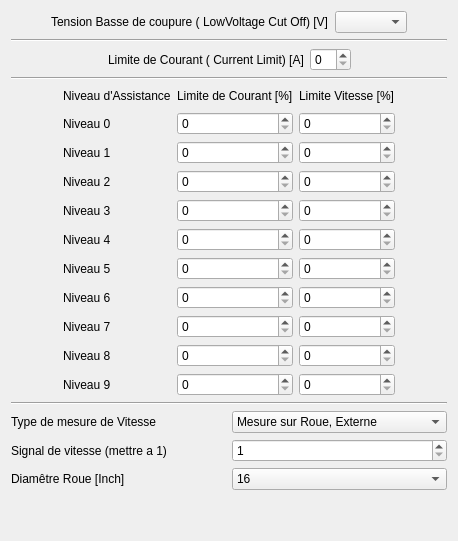
      <widget class="QWidget" name="Basic">
       <attribute name="title">
        <string>Général</string>
       </attribute>
       <layout class="QGridLayout" name="gridLayout_4">
        <item row="1" column="0">
         <layout class="QGridLayout" name="gridLayout_5">
          <item row="0" column="0">
           <spacer name="horizontalSpacer_8">
            <property name="orientation">
             <enum>Qt::Horizontal</enum>
            </property>
            <property name="sizeHint" stdset="0">
             <size>
              <width>40</width>
              <height>20</height>
             </size>
            </property>
           </spacer>
          </item>
          <item row="4" column="3">
           <widget class="QSpinBox" name="spBasLvl3SpdLim">
            <property name="maximum">
             <number>100</number>
            </property>
           </widget>
          </item>
          <item row="2" column="2">
           <widget class="QSpinBox" name="spBasLvl1CurrLim">
            <property name="maximum">
             <number>100</number>
            </property>
           </widget>
          </item>
          <item row="2" column="1">
           <widget class="QLabel" name="label_7">
            <property name="text">
             <string>Niveau 1</string>
            </property>
           </widget>
          </item>
          <item row="3" column="3">
           <widget class="QSpinBox" name="spBasLvl2SpdLim">
            <property name="maximum">
             <number>100</number>
            </property>
           </widget>
          </item>
          <item row="1" column="3">
           <widget class="QSpinBox" name="spBasLvl0SpdLim">
            <property name="maximum">
             <number>100</number>
            </property>
           </widget>
          </item>
          <item row="0" column="3">
           <widget class="QLabel" name="label_5">
            <property name="text">
             <string>Limite Vitesse [%]</string>
            </property>
           </widget>
          </item>
          <item row="3" column="2">
           <widget class="QSpinBox" name="spBasLvl2CurrLim">
            <property name="maximum">
             <number>100</number>
            </property>
           </widget>
          </item>
          <item row="0" column="4">
           <spacer name="horizontalSpacer_9">
            <property name="orientation">
             <enum>Qt::Horizontal</enum>
            </property>
            <property name="sizeHint" stdset="0">
             <size>
              <width>40</width>
              <height>20</height>
             </size>
            </property>
           </spacer>
          </item>
          <item row="7" column="1">
           <widget class="QLabel" name="label_12">
            <property name="text">
             <string>Niveau 6</string>
            </property>
           </widget>
          </item>
          <item row="9" column="1">
           <widget class="QLabel" name="label_14">
            <property name="text">
             <string>Niveau 8</string>
            </property>
           </widget>
          </item>
          <item row="7" column="3">
           <widget class="QSpinBox" name="spBasLvl6SpdLim">
            <property name="maximum">
             <number>100</number>
            </property>
           </widget>
          </item>
          <item row="1" column="1">
           <widget class="QLabel" name="label_6">
            <property name="text">
             <string>Niveau 0</string>
            </property>
           </widget>
          </item>
          <item row="10" column="2">
           <widget class="QSpinBox" name="spBasLvl9CurrLim">
            <property name="maximum">
             <number>100</number>
            </property>
           </widget>
          </item>
          <item row="10" column="3">
           <widget class="QSpinBox" name="spBasLvl9SpdLim">
            <property name="maximum">
             <number>100</number>
            </property>
           </widget>
          </item>
          <item row="0" column="1">
           <widget class="QLabel" name="label_3">
            <property name="text">
             <string>Niveau d'Assistance</string>
            </property>
           </widget>
          </item>
          <item row="9" column="3">
           <widget class="QSpinBox" name="spBasLvl8SpdLim">
            <property name="maximum">
             <number>100</number>
            </property>
           </widget>
          </item>
          <item row="6" column="2">
           <widget class="QSpinBox" name="spBasLvl5CurrLim">
            <property name="maximum">
             <number>100</number>
            </property>
           </widget>
          </item>
          <item row="6" column="1">
           <widget class="QLabel" name="label_11">
            <property name="text">
             <string>Niveau 5</string>
            </property>
           </widget>
          </item>
          <item row="7" column="2">
           <widget class="QSpinBox" name="spBasLvl6CurrLim">
            <property name="maximum">
             <number>100</number>
            </property>
           </widget>
          </item>
          <item row="2" column="3">
           <widget class="QSpinBox" name="spBasLvl1SpdLim">
            <property name="maximum">
             <number>100</number>
            </property>
           </widget>
          </item>
          <item row="9" column="2">
           <widget class="QSpinBox" name="spBasLvl8CurrLim">
            <property name="maximum">
             <number>100</number>
            </property>
           </widget>
          </item>
          <item row="3" column="1">
           <widget class="QLabel" name="label_8">
            <property name="text">
             <string>Niveau 2</string>
            </property>
           </widget>
          </item>
          <item row="6" column="3">
           <widget class="QSpinBox" name="spBasLvl5SpdLim">
            <property name="maximum">
             <number>100</number>
            </property>
           </widget>
          </item>
          <item row="4" column="1">
           <widget class="QLabel" name="label_9">
            <property name="text">
             <string>Niveau 3</string>
            </property>
           </widget>
          </item>
          <item row="8" column="1">
           <widget class="QLabel" name="label_13">
            <property name="text">
             <string>Niveau 7</string>
            </property>
           </widget>
          </item>
          <item row="4" column="2">
           <widget class="QSpinBox" name="spBasLvl3CurrLim">
            <property name="maximum">
             <number>100</number>
            </property>
           </widget>
          </item>
          <item row="5" column="3">
           <widget class="QSpinBox" name="spBasLvl4SpdLim">
            <property name="maximum">
             <number>100</number>
            </property>
           </widget>
          </item>
          <item row="5" column="2">
           <widget class="QSpinBox" name="spBasLvl4CurrLim">
            <property name="maximum">
             <number>100</number>
            </property>
           </widget>
          </item>
          <item row="5" column="1">
           <widget class="QLabel" name="label_10">
            <property name="text">
             <string>Niveau 4</string>
            </property>
           </widget>
          </item>
          <item row="8" column="3">
           <widget class="QSpinBox" name="spBasLvl7SpdLim">
            <property name="maximum">
             <number>100</number>
            </property>
           </widget>
          </item>
          <item row="0" column="2">
           <widget class="QLabel" name="label_4">
            <property name="text">
             <string>Limite de Courant [%]</string>
            </property>
           </widget>
          </item>
          <item row="10" column="1">
           <widget class="QLabel" name="label_15">
            <property name="text">
             <string>Niveau 9</string>
            </property>
           </widget>
          </item>
          <item row="1" column="2">
           <widget class="QSpinBox" name="spBasLvl0CurrLim">
            <property name="maximum">
             <number>100</number>
            </property>
           </widget>
          </item>
          <item row="8" column="2">
           <widget class="QSpinBox" name="spBasLvl7CurrLim">
            <property name="maximum">
             <number>100</number>
            </property>
           </widget>
          </item>
         </layout>
        </item>
        <item row="0" column="0">
         <layout class="QGridLayout" name="gridLayout">
          <item row="2" column="0">
           <layout class="QHBoxLayout" name="horizontalLayout_2">
            <item>
             <spacer name="horizontalSpacer_6">
              <property name="orientation">
               <enum>Qt::Horizontal</enum>
              </property>
              <property name="sizeHint" stdset="0">
               <size>
                <width>40</width>
                <height>20</height>
               </size>
              </property>
             </spacer>
            </item>
            <item>
             <widget class="QLabel" name="label_2">
              <property name="text">
               <string>Limite de Courant ( Current Limit) [A]</string>
              </property>
             </widget>
            </item>
            <item>
             <widget class="QSpinBox" name="spBasCurrLim"/>
            </item>
            <item>
             <spacer name="horizontalSpacer_7">
              <property name="orientation">
               <enum>Qt::Horizontal</enum>
              </property>
              <property name="sizeHint" stdset="0">
               <size>
                <width>40</width>
                <height>20</height>
               </size>
              </property>
             </spacer>
            </item>
           </layout>
          </item>
          <item row="0" column="0">
           <layout class="QHBoxLayout" name="horizontalLayout">
            <item>
             <spacer name="horizontalSpacer_4">
              <property name="orientation">
               <enum>Qt::Horizontal</enum>
              </property>
              <property name="sizeHint" stdset="0">
               <size>
                <width>40</width>
                <height>20</height>
               </size>
              </property>
             </spacer>
            </item>
            <item>
             <widget class="QLabel" name="label">
              <property name="text">
               <string>Tension Basse de coupure ( LowVoltage Cut Off) [V]</string>
              </property>
             </widget>
            </item>
            <item>
             <widget class="QComboBox" name="cbBasLowBat"/>
            </item>
            <item>
             <spacer name="horizontalSpacer_5">
              <property name="orientation">
               <enum>Qt::Horizontal</enum>
              </property>
              <property name="sizeHint" stdset="0">
               <size>
                <width>40</width>
                <height>20</height>
               </size>
              </property>
             </spacer>
            </item>
           </layout>
          </item>
          <item row="1" column="0">
           <widget class="Line" name="line">
            <property name="orientation">
             <enum>Qt::Horizontal</enum>
            </property>
           </widget>
          </item>
          <item row="3" column="0">
           <widget class="Line" name="line_2">
            <property name="orientation">
             <enum>Qt::Horizontal</enum>
            </property>
           </widget>
          </item>
         </layout>
        </item>
        <item row="3" column="0">
         <layout class="QGridLayout" name="gridLayout_6">
          <item row="1" column="1">
           <widget class="QComboBox" name="cbBasSpdMtrType">
            <item>
             <property name="text">
              <string>Mesure sur Roue, Externe</string>
             </property>
            </item>
            <item>
             <property name="text">
              <string>Mesure sur le Moteur, Interne</string>
             </property>
            </item>
            <item>
             <property name="text">
              <string>Phase Moteur, Interne</string>
             </property>
            </item>
           </widget>
          </item>
          <item row="1" column="0">
           <widget class="QLabel" name="label_16">
            <property name="text">
             <string>Type de mesure de Vitesse</string>
            </property>
           </widget>
          </item>
          <item row="2" column="0">
           <widget class="QLabel" name="label_17">
            <property name="text">
             <string>Signal de vitesse (mettre a 1)</string>
            </property>
           </widget>
          </item>
          <item row="3" column="1">
           <widget class="QComboBox" name="cbBasWheelDiam">
            <property name="currentIndex">
             <number>0</number>
            </property>
            <item>
             <property name="text">
              <string>16</string>
             </property>
            </item>
            <item>
             <property name="text">
              <string>17</string>
             </property>
            </item>
            <item>
             <property name="text">
              <string>18</string>
             </property>
            </item>
            <item>
             <property name="text">
              <string>19</string>
             </property>
            </item>
            <item>
             <property name="text">
              <string>20</string>
             </property>
            </item>
            <item>
             <property name="text">
              <string>21</string>
             </property>
            </item>
            <item>
             <property name="text">
              <string>22</string>
             </property>
            </item>
            <item>
             <property name="text">
              <string>23</string>
             </property>
            </item>
            <item>
             <property name="text">
              <string>24</string>
             </property>
            </item>
            <item>
             <property name="text">
              <string>25</string>
             </property>
            </item>
            <item>
             <property name="text">
              <string>26</string>
             </property>
            </item>
            <item>
             <property name="text">
              <string>27</string>
             </property>
            </item>
            <item>
             <property name="text">
              <string>700C</string>
             </property>
            </item>
            <item>
             <property name="text">
              <string>28</string>
             </property>
            </item>
            <item>
             <property name="text">
              <string>29</string>
             </property>
            </item>
            <item>
             <property name="text">
              <string>30</string>
             </property>
            </item>
           </widget>
          </item>
          <item row="2" column="1">
           <widget class="QSpinBox" name="spBasSpdMtrSig">
            <property name="minimum">
             <number>1</number>
            </property>
           </widget>
          </item>
          <item row="3" column="0">
           <widget class="QLabel" name="label_18">
            <property name="text">
             <string>Diamêtre Roue [Inch]</string>
            </property>
           </widget>
          </item>
          <item row="4" column="0">
           <spacer name="verticalSpacer_2">
            <property name="orientation">
             <enum>Qt::Vertical</enum>
            </property>
            <property name="sizeHint" stdset="0">
             <size>
              <width>20</width>
              <height>40</height>
             </size>
            </property>
           </spacer>
          </item>
         </layout>
        </item>
        <item row="2" column="0">
         <widget class="Line" name="line_3">
          <property name="orientation">
           <enum>Qt::Horizontal</enum>
          </property>
         </widget>
        </item>
       </layout>
      </widget>
